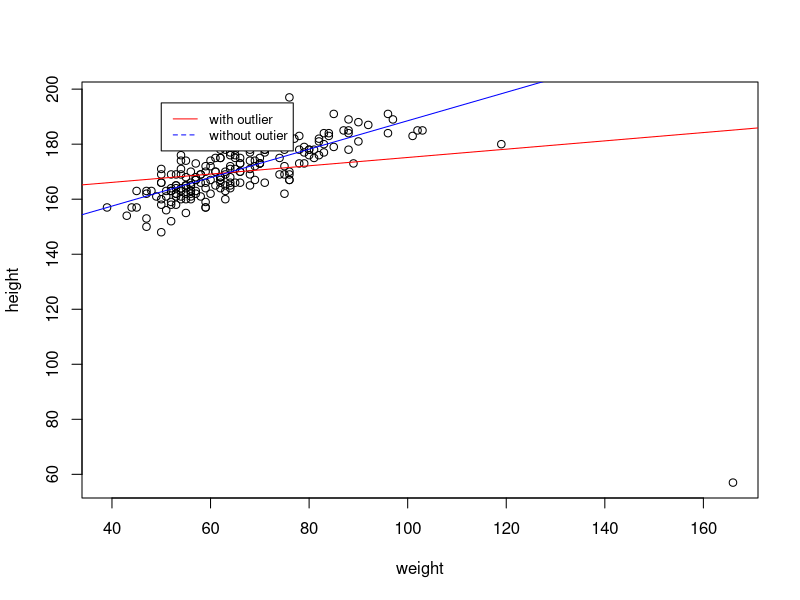
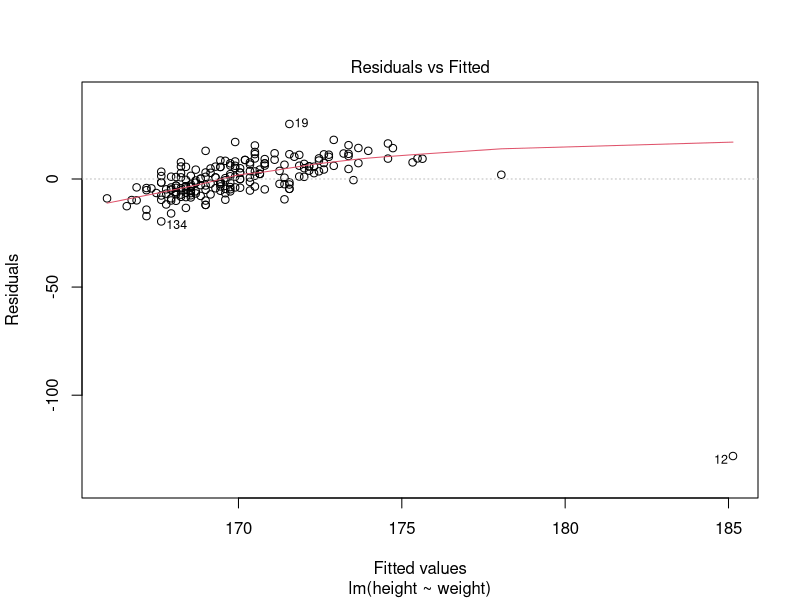
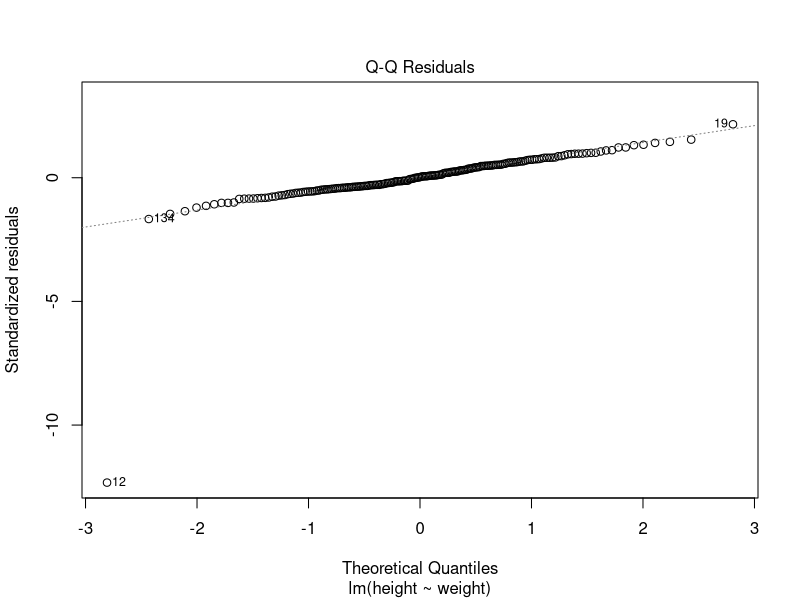
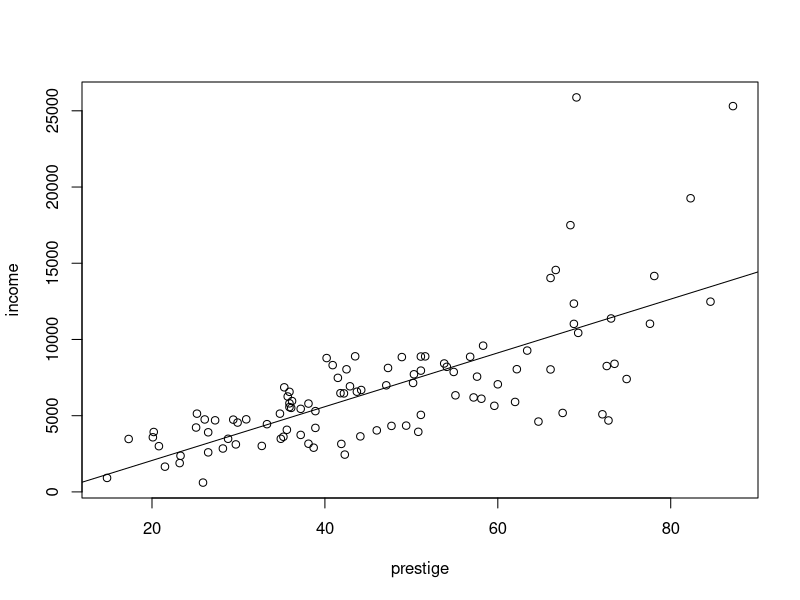
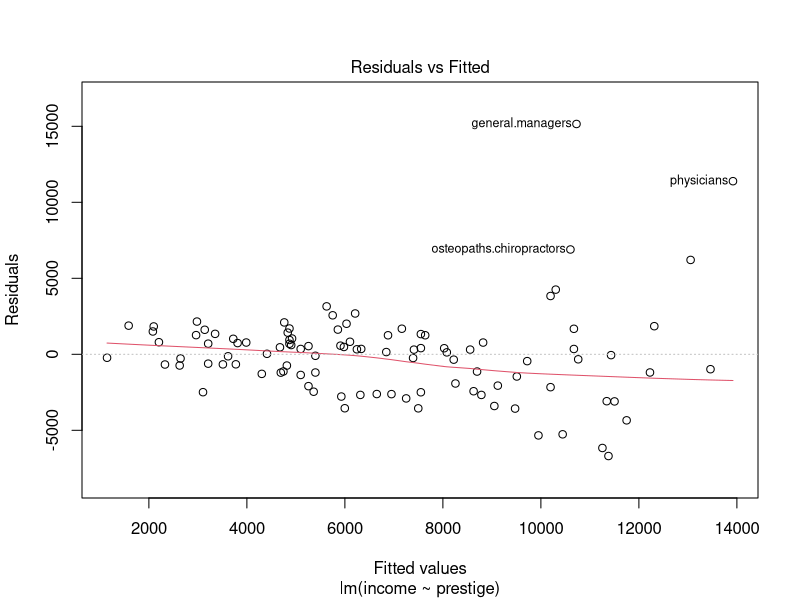
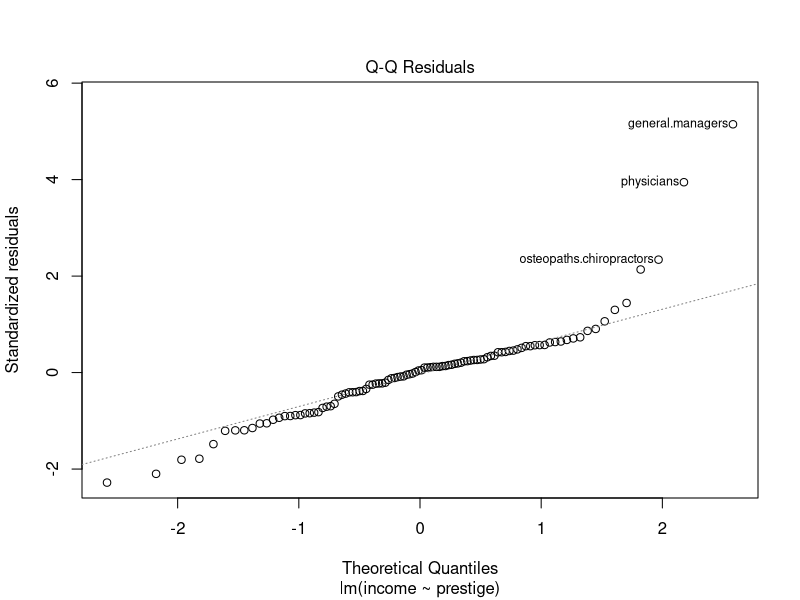
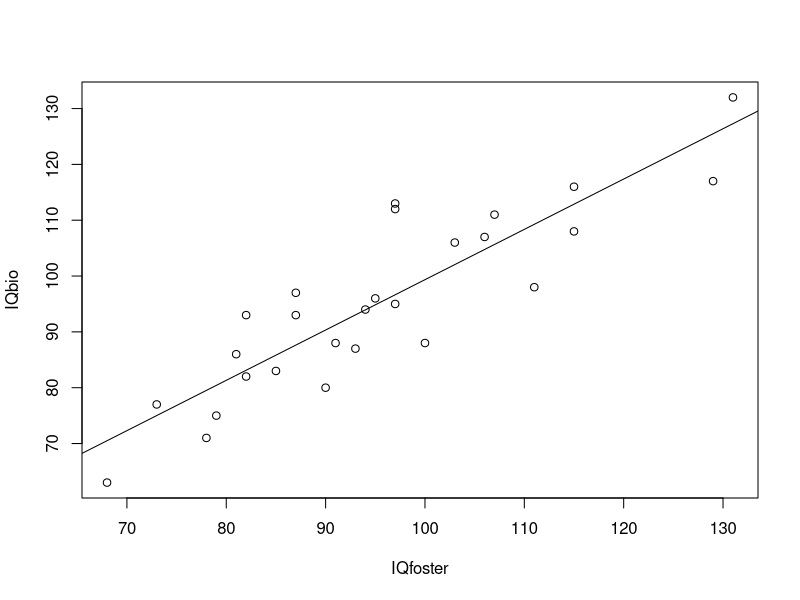
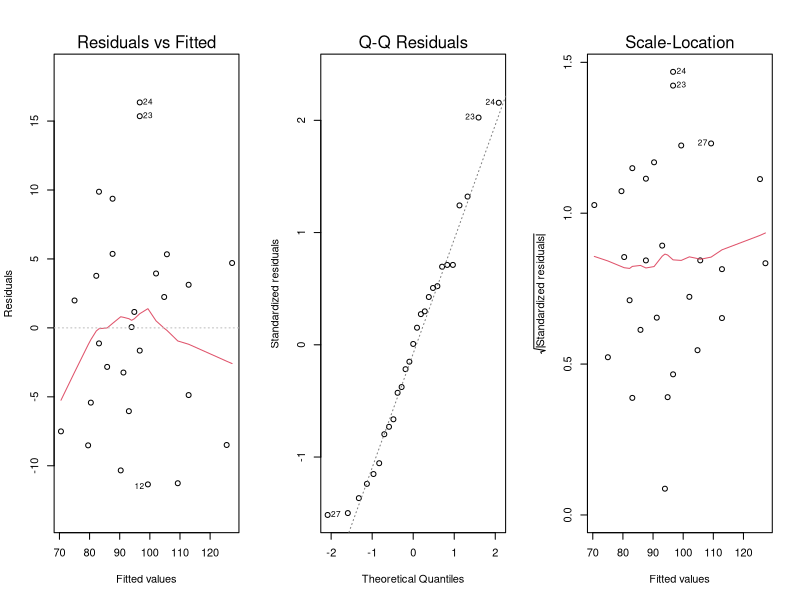

Write the R code that produced these figures, in order.
## ---- chunk 1
library(car)
## ---- chunk 2
mylm <- lm(height ~ weight, data=Davis)

plot(height ~ weight, data=Davis)
abline(mylm, col ="red")

davis2.lm <- lm(height ~ weight, data = Davis[-c(12), ]) 

abline(davis2.lm, col ="blue")

legend(50, 195, legend=c("with outlier", "without outier"),
       col=c("red", "blue"), lty=1:2, cex=0.8)
## ---- chunk 3
plot(mylm, which=1)
plot(mylm, which=2)
## ---- chunk 4
# Type your code here...
## ---- chunk 5

## ---- chunk 6
# Type your code here...
## ---- chunk 7
# Type your code here...
## ---- chunk 8
mylm <- lm(income ~ prestige, data=Prestige)

plot(income ~ prestige, data=Prestige)
abline(mylm)

plot(mylm, which=1)
plot(mylm, which=2)
## ---- chunk 9
# Type your code here
## ---- chunk 10
# Type your code here...
## ---- chunk 11
mylm <- lm(IQbio ~ IQfoster, data=Burt)

plot(IQbio ~ IQfoster, data=Burt)
abline(mylm)
## ---- chunk 12
par(mfrow=c(1,3))
plot(mylm, which=1:3)
## ---- chunk 13
mylm <- lm(mpg ~ disp, data=mtcars)

plot(mpg ~ disp, data=mtcars)
abline(mylm)
## ---- chunk 14
par(mfrow=c(1,3))
plot(mylm, which=1:3)
## ---- chunk 15
mylm <- lm(circumference ~ age, data=Orange)

plot(circumference ~ age, data=Orange)
abline(mylm)
## ---- chunk 16
par(mfrow=c(1,3))
plot(mylm, which=1:3)
## ---- chunk 17

## ---- chunk 18
mylm2 <- lm((circumference^.5) ~ age, data=Orange)
mylm <- lm(circumference ~ age, data=Orange)

plot(circumference ~ age, data=Orange)
curve((5.340801 + 0.005466*x)^2, add=TRUE)
## ---- chunk 19
par(mfrow=c(1,3))
plot(mylm, which=1:3)

par(mfrow=c(1,3))
plot(mylm2, which=1:3)
## ---- chunk 20
#Type your code here...
